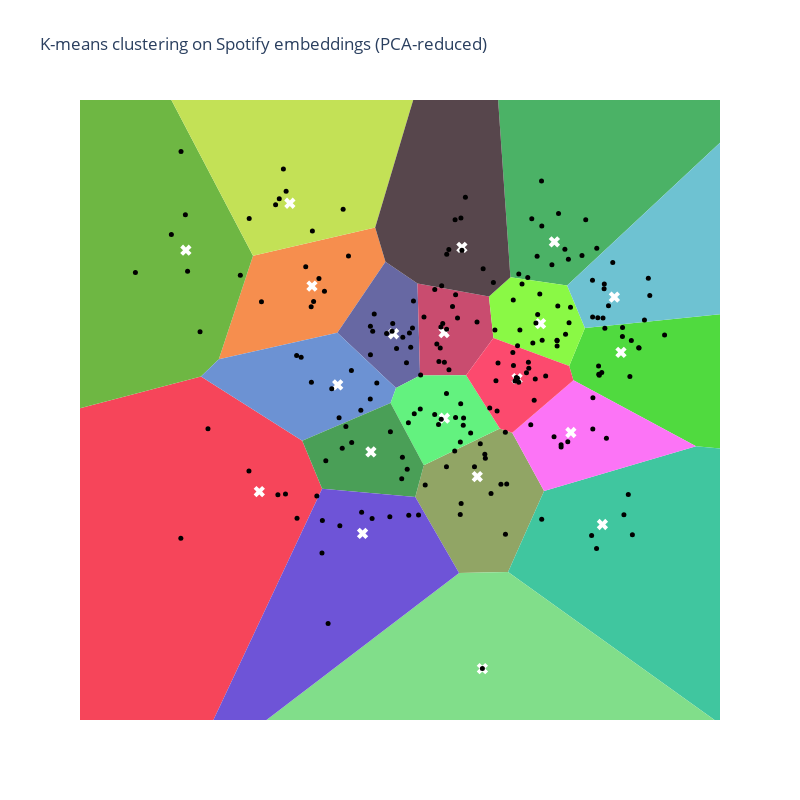

Source (notebook cell):
### Code cell
# Create a DataFrame for easier manipulation
data = {
    'x': artist_reduced_embeddings[:, 0],
    'y': artist_reduced_embeddings[:, 1],
    'name': artist_names,
    'cluster': artist_cluster_labels,
    'id': [artist for artist in artist_names]
}
df = pd.DataFrame(data)

# Voronoi diagram
vor = Voronoi(kmeans.cluster_centers_)
regions, vertices = voronoi_finite_polygons_2d(vor)

# Generate a unique color for each region
def generate_color(name, factor=0.25):
    """Generate a pastel color for the given name."""
    # Generate a color based on the hash of the name
    hash_object = hashlib.md5(name.encode())
    hex_dig = hash_object.hexdigest()
    base_color = [int(hex_dig[i:i+2], 16) for i in (0, 2, 4)]

    # Mix the color with white
    pastel_color = [(1 - factor) * c + factor * 255 for c in base_color]
    pastel_color_hex = ''.join(f'{int(c):02x}' for c in pastel_color)

    return '#' + pastel_color_hex

# Create Plotly figure
fig = go.Figure()

# Add Voronoi regions, each with a different color
for region, center in zip(regions, kmeans.cluster_centers_):
    polygon = vertices[region]
    color = generate_color(str(center))
    fig.add_trace(go.Scatter(
        x=polygon[:, 0],
        y=polygon[:, 1],
        fill="toself",
        fillcolor=color,
        mode='lines',
        line=dict(color='rgba(0,0,0,0)')  # No border color
    ))

# Add centroids
fig.add_trace(go.Scatter(
    x=kmeans.cluster_centers_[:, 0],
    y=kmeans.cluster_centers_[:, 1],
    mode='markers',
    marker=dict(size=10, color='white', symbol='x'),
    name='Centroids'
))

# Add scatter plot of points
fig.add_trace(go.Scatter(
    x=df['x'],
    y=df['y'],
    mode='markers',
    marker=dict(color='black', size=5),
    text=df.apply(lambda row: f"{row['name']}", axis=1),
    hoverinfo='text'
))

# Update layout
fig.update_layout(
    title="K-means clustering on Spotify embeddings (PCA-reduced)",
    xaxis=dict(visible=False),
    yaxis=dict(visible=False),
    showlegend=False,
    width=800,
    height=800,
    plot_bgcolor='rgba(0,0,0,0)'
)

fig.update_xaxes(minallowed=df['x'].min()-1, maxallowed=df['x'].max()+1)
fig.update_yaxes(minallowed=df['y'].min()-1, maxallowed=df['y'].max()+1)

# Show the plot
fig.show()

### Figure 1 — Plotly figure (JSON) as saved in the notebook; plotly's stock layout.template omitted (floating-point values rounded to 4 significant figures; data arrays with more than 128 entries replaced by an {"elided": "..."} marker saying what was removed)
{"data": [{"fill": "toself", "fillcolor": "#f68e4e", "line": {"color": "rgba(0,0,0,0)"}, "mode": "lines", "type": "scatter", "x": [-2.173, -1.305, -1.49, -3.694, -4.312], "y": [0.616, 1.995, 2.66, 2.114, 0.09969]}, {"fill": "toself", "fillcolor": "#50da3f", "line": {"color": "rgba(0,0,0,0)"}, "mode": "lines", "type": "scatter", "x": [4.298, 22.31, 20.28, 2.293, 2.01, 2.086], "y": [-1.592, -3.394, 2.702, 0.7064, -0.03057, -0.3097]}, {"fill": "toself", "fillcolor": "#91a565", "line": {"color": "rgba(0,0,0,0)"}, "mode": "lines", "type": "scatter", "x": [-0.6132, -0.7668, 0.02327, 0.9072, 1.557, 0.9817, 0.7585], "y": [-1.964, -2.578, -4.059, -4.037, -2.464, -1.332, -1.248]}, {"fill": "toself", "fillcolor": "#6768a3", "line": {"color": "rgba(0,0,0,0)"}, "mode": "lines", "type": "scatter", "x": [-1.115, -2.173, -1.305, -0.7275, -0.6807], "y": [-0.4578, 0.616, 1.995, 1.572, -0.2156]}, {"fill": "toself", "fillcolor": "#f6455a", "line": {"color": "rgba(0,0,0,0)"}, "mode": "lines", "type": "scatter", "x": [-16.71, -4.945, -2.448, -2.806, -4.634, -22.05], "y": [-21.9, -8.143, -2.418, -1.483, -0.237, -5.152]}, {"fill": "toself", "fillcolor": "#4bb266", "line": {"color": "rgba(0,0,0,0)"}, "mode": "lines", "type": "scatter", "x": [0.4372, 0.9494, 1.973, 14.72, 3.246], "y": [9.638, 1.693, 1.533, 14.38, 27.52]}, {"fill": "toself", "fillcolor": "#6eb743", "line": {"color": "rgba(0,0,0,0)"}, "mode": "lines", "type": "scatter", "x": [-22.05, -4.634, -4.312, -3.694, -11.62], "y": [-5.152, -0.237, 0.09969, 2.114, 18.39]}, {"fill": "toself", "fillcolor": "#40c69f", "line": {"color": "rgba(0,0,0,0)"}, "mode": "lines", "type": "scatter", "x": [15.23, 22.31, 4.298, 1.557, 0.9072], "y": [-15.11, -3.394, -1.592, -2.464, -4.037]}, {"fill": "toself", "fillcolor": "#c94c6f", "line": {"color": "rgba(0,0,0,0)"}, "mode": "lines", "type": "scatter", "x": [-0.6807, -0.7275, 0.5619, 0.6429, 0.1505], "y": [-0.2156, 1.572, 1.322, 0.5109, -0.2124]}, {"fill": "toself", "fillcolor": "#8af945", "line": {"color": "rgba(0,0,0,0)"}, "mode": "lines", "type": "scatter", "x": [1.973, 2.293, 2.01, 0.6429, 0.5619, 0.9494], "y": [1.533, 0.7064, -0.03057, 0.5109, 1.322, 1.693]}, {"fill": "toself", "fillcolor": "#6c92d3", "line": {"color": "rgba(0,0,0,0)"}, "mode": "lines", "type": "scatter", "x": [-1.213, -2.806, -4.634, -4.312, -2.173, -1.115], "y": [-0.7501, -1.483, -0.237, 0.09969, 0.616, -0.4578]}, {"fill": "toself", "fillcolor": "#fc74f6", "line": {"color": "rgba(0,0,0,0)"}, "mode": "lines", "type": "scatter", "x": [0.9817, 2.086, 4.298, 1.557], "y": [-1.332, -0.3097, -1.592, -2.464]}, {"fill": "toself", "fillcolor": "#c3e156", "line": {"color": "rgba(0,0,0,0)"}, "mode": "lines", "type": "scatter", "x": [-3.694, -1.49, 0.4372, 3.246, -11.62], "y": [2.114, 2.66, 9.638, 27.52, 18.39]}, {"fill": "toself", "fillcolor": "#63f27f", "line": {"color": "rgba(0,0,0,0)"}, "mode": "lines", "type": "scatter", "x": [-1.213, -0.6132, 0.7585, 0.1505, -0.6807, -1.115], "y": [-0.7501, -1.964, -1.248, -0.2124, -0.2156, -0.4578]}, {"fill": "toself", "fillcolor": "#81de8a", "line": {"color": "rgba(0,0,0,0)"}, "mode": "lines", "type": "scatter", "x": [-16.71, 15.23, 0.9072, 0.02327, -4.945], "y": [-21.9, -15.11, -4.037, -4.059, -8.143]}, {"fill": "toself", "fillcolor": "#6ec2d2", "line": {"color": "rgba(0,0,0,0)"}, "mode": "lines", "type": "scatter", "x": [1.973, 2.293, 20.28, 14.72], "y": [1.533, 0.7064, 2.702, 14.38]}, {"fill": "toself", "fillcolor": "#57464c", "line": {"color": "rgba(0,0,0,0)"}, "mode": "lines", "type": "scatter", "x": [0.4372, -1.49, -1.305, -0.7275, 0.5619, 0.9494], "y": [9.638, 2.66, 1.995, 1.572, 1.322, 1.693]}, {"fill": "toself", "fillcolor": "#4a9f57", "line": {"color": "rgba(0,0,0,0)"}, "mode": "lines", "type": "scatter", "x": [-1.213, -2.806, -2.448, -0.7668, -0.6132], "y": [-0.7501, -1.483, -2.418, -2.578, -1.964]}, {"fill": "toself", "fillcolor": "#6e54d7", "line": {"color": "rgba(0,0,0,0)"}, "mode": "lines", "type": "scatter", "x": [-0.7668, -2.448, -4.945, 0.02327], "y": [-2.578, -2.418, -8.143, -4.059]}, {"fill": "toself", "fillcolor": "#fc4a6e", "line": {"color": "rgba(0,0,0,0)"}, "mode": "lines", "type": "scatter", "x": [0.7585, 0.9817, 2.086, 2.01, 0.6429, 0.1505], "y": [-1.248, -1.332, -0.3097, -0.03057, 0.5109, -0.2124]}, {"marker": {"color": "white", "size": 10, "symbol": "x"}, "mode": "markers", "name": "Centroids", "type": "scatter", "x": [-2.631, 2.944, 0.3518, -1.157, -3.582, 1.743, -4.906, 2.609, -0.2471, 1.494, -2.167, 2.04, -3.03, -0.2407, 0.4436, 2.825, 0.07397, -1.568, -1.718, 1.07], "y": [1.523, 0.2347, -2.182, 0.5953, -2.474, 2.384, 2.22, -3.115, 0.6191, 0.7928, -0.3998, -1.325, 3.134, -1.047, -5.916, 1.309, 2.276, -1.703, -3.287, -0.2773]}, {"hoverinfo": "text", "marker": {"color": "black", "size": 5}, "mode": "markers", "text": {"elided": "203 str values"}, "type": "scatter", "x": {"elided": "203 float values"}, "y": {"elided": "203 float values"}}], "layout": {"height": 800, "plot_bgcolor": "rgba(0,0,0,0)", "showlegend": false, "title": {"text": "K-means clustering on Spotify embeddings (PCA-reduced)"}, "width": 800, "xaxis": {"maxallowed": 4.731, "minallowed": -6.817, "visible": false}, "yaxis": {"maxallowed": 5.142, "minallowed": -6.916, "visible": false}}}
